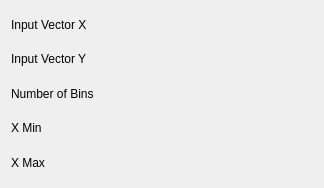
<ui version="4.0" >
 <class>SyncBinConfig</class>
 <widget class="QWidget" name="SyncBinConfig" >
  <property name="geometry" >
   <rect>
    <x>0</x>
    <y>0</y>
    <width>324</width>
    <height>188</height>
   </rect>
  </property>
  <layout class="QVBoxLayout" name="verticalLayout" >
   <item>
    <layout class="QHBoxLayout" name="horizontalLayout" >
     <item>
      <widget class="QLabel" name="label_3" >
       <property name="sizePolicy" >
        <sizepolicy vsizetype="Fixed" hsizetype="Fixed" >
         <horstretch>0</horstretch>
         <verstretch>0</verstretch>
        </sizepolicy>
       </property>
       <property name="text" >
        <string>Input Vector X</string>
       </property>
       <property name="wordWrap" >
        <bool>false</bool>
       </property>
      </widget>
     </item>
     <item>
      <widget class="Kst::VectorSelector" native="1" name="_vectorX" >
       <property name="sizePolicy" >
        <sizepolicy vsizetype="Preferred" hsizetype="Expanding" >
         <horstretch>0</horstretch>
         <verstretch>0</verstretch>
        </sizepolicy>
       </property>
      </widget>
     </item>
    </layout>
   </item>
   <item>
    <layout class="QHBoxLayout" name="horizontalLayout_3" >
     <item>
      <widget class="QLabel" name="label_5" >
       <property name="sizePolicy" >
        <sizepolicy vsizetype="Fixed" hsizetype="Fixed" >
         <horstretch>0</horstretch>
         <verstretch>0</verstretch>
        </sizepolicy>
       </property>
       <property name="text" >
        <string>Input Vector Y</string>
       </property>
       <property name="wordWrap" >
        <bool>false</bool>
       </property>
      </widget>
     </item>
     <item>
      <widget class="Kst::VectorSelector" native="1" name="_vectorY" >
       <property name="sizePolicy" >
        <sizepolicy vsizetype="Preferred" hsizetype="Expanding" >
         <horstretch>0</horstretch>
         <verstretch>0</verstretch>
        </sizepolicy>
       </property>
      </widget>
     </item>
    </layout>
   </item>
   <item>
    <layout class="QHBoxLayout" name="horizontalLayout_2" >
     <item>
      <widget class="QLabel" name="label_4" >
       <property name="sizePolicy" >
        <sizepolicy vsizetype="Fixed" hsizetype="Fixed" >
         <horstretch>0</horstretch>
         <verstretch>0</verstretch>
        </sizepolicy>
       </property>
       <property name="text" >
        <string>Number of Bins</string>
       </property>
       <property name="wordWrap" >
        <bool>false</bool>
       </property>
      </widget>
     </item>
     <item>
      <widget class="Kst::ScalarSelector" native="1" name="_scalarBins" />
     </item>
    </layout>
   </item>
   <item>
    <layout class="QHBoxLayout" name="horizontalLayout_4" >
     <item>
      <widget class="QLabel" name="label_6" >
       <property name="sizePolicy" >
        <sizepolicy vsizetype="Fixed" hsizetype="Fixed" >
         <horstretch>0</horstretch>
         <verstretch>0</verstretch>
        </sizepolicy>
       </property>
       <property name="text" >
        <string>X Min</string>
       </property>
       <property name="wordWrap" >
        <bool>false</bool>
       </property>
      </widget>
     </item>
     <item>
      <widget class="Kst::ScalarSelector" native="1" name="_scalarXMin" />
     </item>
    </layout>
   </item>
   <item>
    <layout class="QHBoxLayout" name="horizontalLayout_5" >
     <item>
      <widget class="QLabel" name="label_7" >
       <property name="sizePolicy" >
        <sizepolicy vsizetype="Fixed" hsizetype="Fixed" >
         <horstretch>0</horstretch>
         <verstretch>0</verstretch>
        </sizepolicy>
       </property>
       <property name="text" >
        <string>X Max</string>
       </property>
       <property name="wordWrap" >
        <bool>false</bool>
       </property>
      </widget>
     </item>
     <item>
      <widget class="Kst::ScalarSelector" native="1" name="_scalarXMax" />
     </item>
    </layout>
   </item>
  </layout>
 </widget>
 <layoutdefault spacing="6" margin="11" />
 <pixmapfunction>qPixmapFromMimeSource</pixmapfunction>
 <customwidgets>
  <customwidget>
   <class>Kst::VectorSelector</class>
   <extends>QWidget</extends>
   <header>vectorselector.h</header>
  </customwidget>
  <customwidget>
   <class>Kst::ScalarSelector</class>
   <extends>QWidget</extends>
   <header>scalarselector.h</header>
  </customwidget>
 </customwidgets>
 <resources/>
 <connections/>
</ui>
